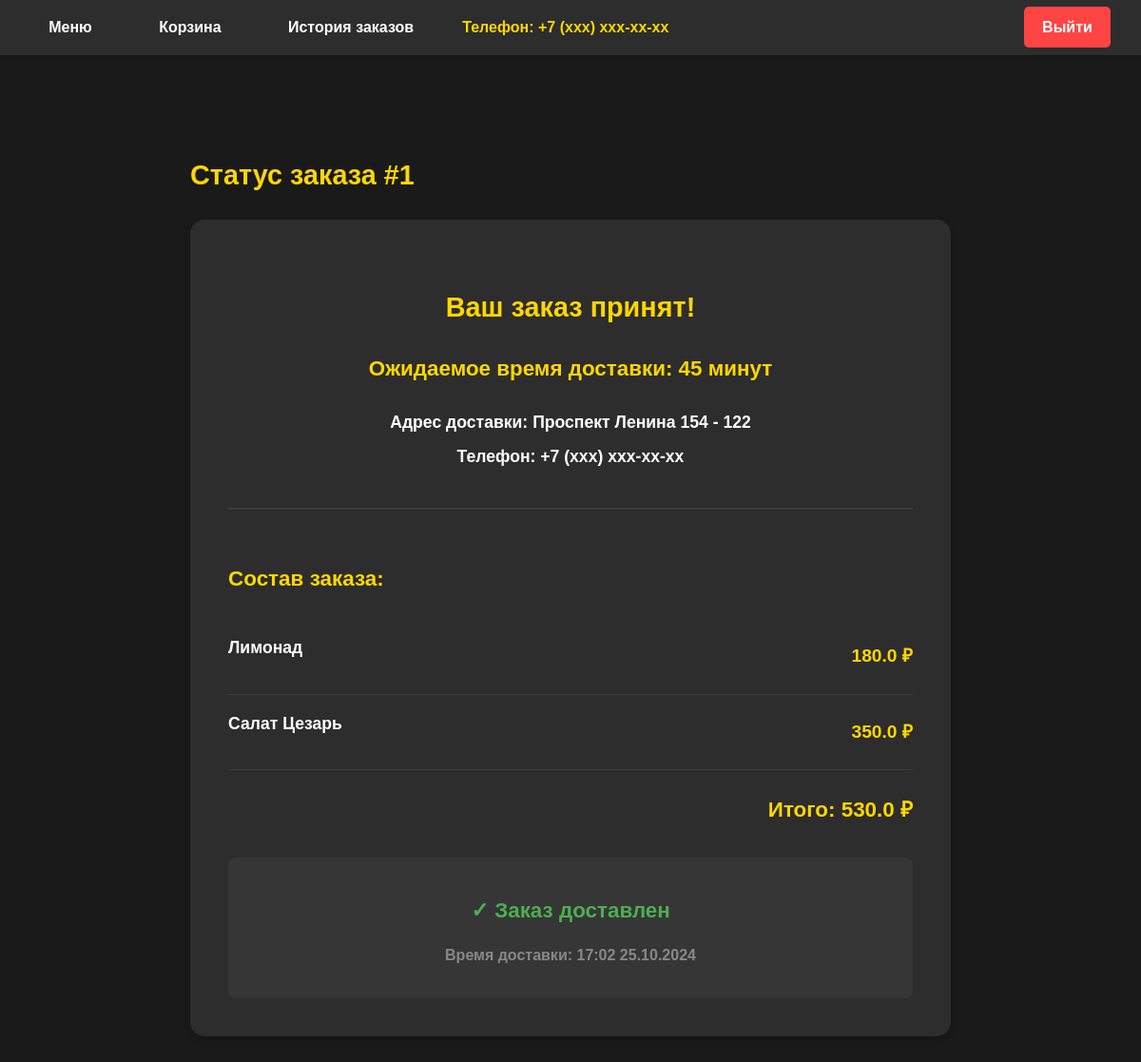
Page /order/7 (signed in) on the committed database.
### models.py (models this page shows, shortened)
class User(db.Model):
    id = db.Column(db.Integer, primary_key=True)
    phone = db.Column(db.String(15), unique=True, nullable=False)
    address = db.Column(db.String(200))
    orders = db.relationship('Order', backref='user', lazy=True)
    @property
    def is_authenticated(self):
        return True

class OrderItem(db.Model):
    id = db.Column(db.Integer, primary_key=True)
    order_id = db.Column(db.Integer, db.ForeignKey('order.id'))
    dish_id = db.Column(db.Integer, db.ForeignKey('dish.id'))
    quantity = db.Column(db.Integer)
    price = db.Column(db.Float)

class Dish(db.Model):
    id = db.Column(db.Integer, primary_key=True)
    name = db.Column(db.String(100), nullable=False)
    description = db.Column(db.Text)
    price = db.Column(db.Float, nullable=False)
    image = db.Column(db.String(100))
    category_id = db.Column(db.Integer, db.ForeignKey('category.id'))
    order_items = db.relationship('OrderItem', backref='dish', lazy=True)

class Order(db.Model):
    id = db.Column(db.Integer, primary_key=True)
    user_id = db.Column(db.Integer, db.ForeignKey('user.id'))
    date = db.Column(db.DateTime, default=datetime.utcnow)
    total = db.Column(db.Float)
    delivered = db.Column(db.Boolean, default=False)
    delivery_time = db.Column(db.DateTime)
    items = db.relationship('OrderItem', backref='order', lazy=True)

### app.py (the view)
@app.route('/order/<int:order_id>')
@login_required
def order_status(order_id):
    order = Order.query.get_or_404(order_id)
    if order.user_id != current_user.id:
        flash('Доступ запрещен')
        return redirect(url_for('menu'))
    user_orders = Order.query.filter_by(user_id=current_user.id).order_by(Order.date.asc()).all()
    order_number = next((i for i, o in enumerate(user_orders, 1) if o.id == order_id), None)
    return render_template('order_status.html', order=order, order_number=order_number)

### app.py (called while the page is built)
@login_manager.user_loader
def load_user(user_id):
    return User.query.get(int(user_id))

### templates/order_status.html
{% extends "base.html" %}
{% block content %}
<div class="order-status">
    <h2>Статус заказа #{{ order_number }}</h2>
    <div class="status-card">
        <div class="status-info">
            <h3>Ваш заказ принят!</h3>
            <p class="delivery-time">Ожидаемое время доставки: 45 минут</p>
            <p class="address">Адрес доставки: {{ order.user.address }}</p>
            <p class="phone">Телефон: {{ order.user.phone }}</p>
        </div>
        <div class="order-details">
            <h3>Состав заказа:</h3>
            <ul class="order-items">
                {% for item in order.items %}
                <li class="order-item">
                    <span class="item-name">{{ item.dish.name }}</span>
                    <span class="item-price">{{ item.price }} ₽</span>
                </li>
                {% endfor %}
            </ul>
            <p class="total">Итого: {{ order.total }} ₽</p>
        </div>
        {% if not order.delivered %}
        <form method="POST" action="{{ url_for('confirm_delivery', order_id=order.id) }}" class="delivery-form">
            <button type="submit" class="confirm-delivery-btn">Подтвердить получение</button>
        </form>
        {% else %}
        <div class="delivered-status">
            <p class="delivered-check">✓ Заказ доставлен</p>
            <p class="delivery-time-stamp">Время доставки: {{ order.delivery_time.strftime('%H:%M %d.%m.%Y') }}</p>
        </div>
        {% endif %}
    </div>
</div>
{% endblock %}

### templates/base.html (shortened to what this page needs)
<!DOCTYPE html>
<html>
<head>
    <link rel="stylesheet" href="{{ url_for('static', filename='css/style.css') }}">
</head>
<body>
    <nav>
        <ul>
            <li><a href="{{ url_for('menu') }}">Меню</a></li>
            {% if current_user.is_authenticated %}
                <li><a href="{{ url_for('cart') }}">Корзина</a></li>
                <li><a href="{{ url_for('order_history') }}">История заказов</a></li>
                <li>Телефон: {{ current_user.phone }}</li>
                <li><a href="{{ url_for('logout') }}">Выйти</a></li>
            {% else %}
                <li><a href="{{ url_for('login') }}">Войти</a></li>
            {% endif %}
        </ul>
    </nav>
    {% block content %}{% endblock %}
</body>
</html>

### static/css/style.css (style rules this page uses)
body { margin: 0; padding: 0; font-family: 'Arial', sans-serif; background-color: #1a1a1a; color: #ffffff; line-height: 1.6; }
nav { background-color: #2d2d2d; padding: 1rem; box-shadow: 0 2px 5px rgba(0,0,0,0.2); position: sticky; top: 0; z-index: 1000; }
nav ul { list-style: none; display: flex; justify-content: space-around; align-items: center; max-width: 1200px; margin: 0 auto; padding: 0; }
nav li { margin: 0 1rem; }
nav a { color: #ffffff; text-decoration: none; font-weight: bold; padding: 0.8rem 1.2rem; border-radius: 5px; transition: all 0.3s ease; }
nav li:last-child { margin-left: auto; }
nav li:nth-last-child(2) { color: #ffd700; font-weight: bold; }
nav a[href*="logout"] { background-color: #ff4444; color: white; }
.item-price { color: #ffd700; font-weight: bold; font-size: 1.2rem; margin: 0.5rem 0; }
.order-status { max-width: 800px; margin: 3rem auto; padding: 2rem; }
.status-card { background-color: #2d2d2d; border-radius: 15px; padding: 2.5rem; box-shadow: 0 4px 8px rgba(0,0,0,0.2); }
.status-info { margin-bottom: 2.5rem; text-align: center; }
.status-info h3 { color: #ffd700; font-size: 1.8rem; margin-bottom: 1.5rem; }
.delivery-time { color: #ffd700; font-size: 1.4rem; margin: 1.5rem 0; font-weight: bold; }
.address, .phone { color: #ffffff; font-size: 1.1rem; margin: 0.5rem 0; }
.order-details { border-top: 2px solid #3d3d3d; padding-top: 2rem; margin-top: 2rem; }
.order-details h3 { color: #ffd700; margin-bottom: 1.5rem; }
.order-items { list-style: none; padding: 0; }
.order-item { display: flex; justify-content: space-between; padding: 1rem 0; border-bottom: 1px solid #3d3d3d; }
.item-name { color: #ffffff; font-size: 1.1rem; }
.item-price { color: #ffd700; font-weight: bold; }
.total { text-align: right; color: #ffd700; font-size: 1.4rem; font-weight: bold; margin-top: 1.5rem; }
.delivered-status { text-align: center; margin-top: 2rem; padding: 1rem; background-color: #363636; border-radius: 8px; }
.delivered-check { color: #4CAF50; font-size: 1.4rem; font-weight: bold; margin-bottom: 0.5rem; }
.delivery-time-stamp { color: #888; font-size: 1rem; }
.order-status { color: #ffd700; font-weight: bold; font-size: 1.2rem; }

### rows in the picture
User: phone "+7 (xxx) xxx-xx-xx", user.address "Проспект Ленина 154 - 122", user.phone "+7 (xxx) xxx-xx-xx"
OrderItem: dish.name "Лимонад", price "180.0"
OrderItem: dish.name "Салат Цезарь", price "350.0"
Order: total "530.0", delivery_time "17:02 25.10.2024"

### other values in the picture
{{ order_number }} "1"
